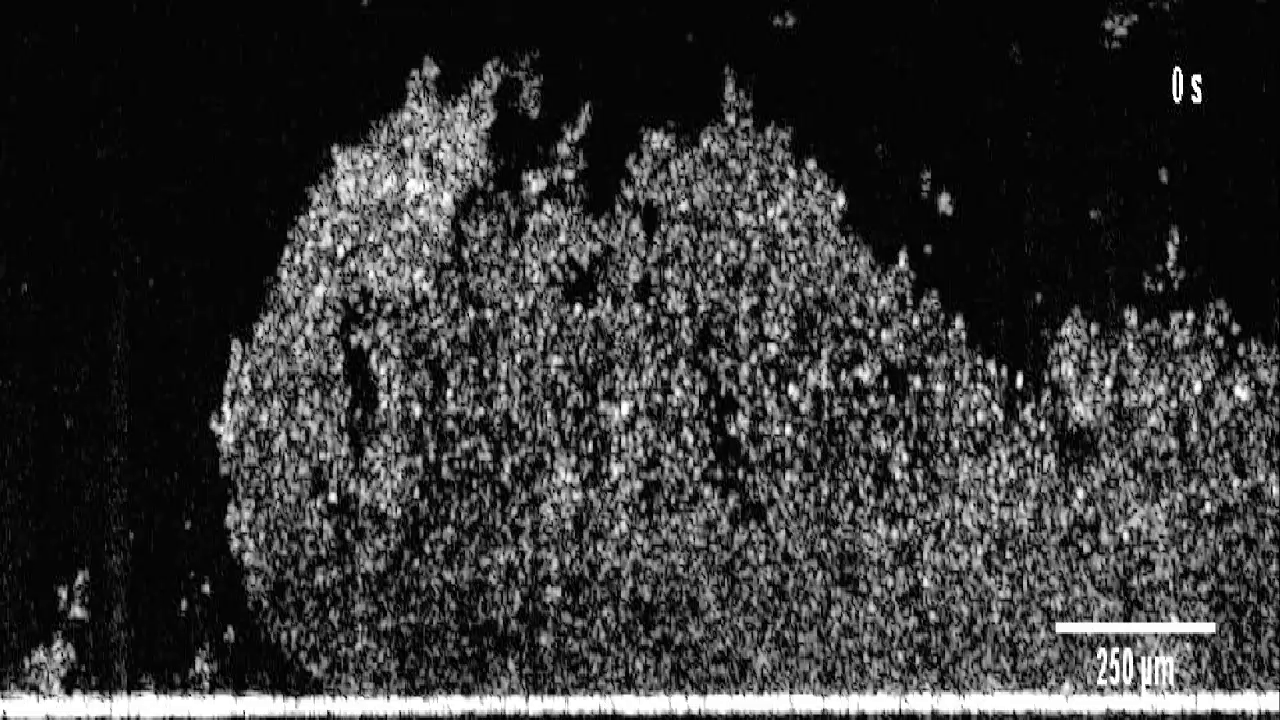
#> input picture frame 0 of examples/biofilms/benchmarks/blauert/biofilm_preprocessing/1-s2.0-S0043135418307000-mmc1.mp4, 1280 x 720 px, given in place of bit27491-sup-0003-si_v3.avi, which was not available
$ python extract_polygon_from_video_s3.py
#> lines starting #> are read from the running program, lines starting #| are printed output that depends on the picture; after the words box and inside, x2 and y2 are one past the last pixel; in counts of white or black regions, pixels touching at a corner belong together; pictures that were not available may be replaced by others from this repository, and a replacement may not be noted
"""
Extract an initial biofilm geometry polygon from Li et al. Video S3 (simulated synthetic deformation).

This script reads a frame from `additional_data/bit27491-sup-0003-si_v3.avi`, segments the
red boundary curve, maps pixel coordinates to the plot's mm coordinates using detected
axis tick marks, and writes a polygon CSV (x,y).

The output polygon can be used with the one-domain benchmark driver:
  `lie_synthetic_deformation_one_domain.py --alpha0-kind polygon --alpha0-file ...`
"""

from __future__ import annotations

import argparse
from collections import deque
from pathlib import Path

import cv2
import numpy as np

try:
    from shapely.geometry import LineString  # type: ignore
except Exception:  # pragma: no cover
    LineString = None  # type: ignore[assignment]


def _read_video_frame(video_path: Path, *, frame: int) -> np.ndarray:
    cap = cv2.VideoCapture(str(video_path))
    if not cap.isOpened():
        raise RuntimeError(f"Failed to open video: {str(video_path)}")
    try:
        cap.set(cv2.CAP_PROP_POS_FRAMES, int(frame))
        ok, img = cap.read()
    finally:
        cap.release()
    if not ok or img is None:
        raise RuntimeError(f"Failed to read frame={int(frame)} from {str(video_path)}")
    return img


def _detect_axes_box(img_bgr: np.ndarray, *, gray_thresh: int = 80, frac: float = 0.5) -> tuple[int, int, int, int]:
    """
    Detect the axis-aligned plot box by finding rows/cols containing a long dark border.

    Returns (x0, x1, y0, y1) in pixel coordinates, inclusive.
    """
    gray = cv2.cvtColor(img_bgr, cv2.COLOR_BGR2GRAY)
    dark = gray < int(gray_thresh)
    h, w = dark.shape
    row_counts = dark.sum(axis=1)
    col_counts = dark.sum(axis=0)
    rows = np.where(row_counts > float(frac) * float(w))[0]
    cols = np.where(col_counts > float(frac) * float(h))[0]
    if rows.size == 0 or cols.size == 0:
        # Fallback: no detection.
        return 0, w - 1, 0, h - 1
    y0 = int(rows.min())
    y1 = int(rows.max())
    x0 = int(cols.min())
    x1 = int(cols.max())
    return x0, x1, y0, y1


def _red_dominance_mask(
    img_bgr: np.ndarray,
    *,
    rd_thresh: int = 20,
    r_min: int = 120,
    dilate_iters: int = 0,
    close_iters: int = 2,
    kernel_size: int = 3,
) -> np.ndarray:
    b, g, r = cv2.split(img_bgr)
    rd = r.astype(np.int16) - np.maximum(g, b).astype(np.int16)
    mask = ((rd > int(rd_thresh)) & (r > int(r_min))).astype(np.uint8) * 255
    ksz = int(kernel_size)
    if dilate_iters > 0 and ksz >= 3:
        kernel = cv2.getStructuringElement(cv2.MORPH_ELLIPSE, (ksz, ksz))
        mask = cv2.dilate(mask, kernel, iterations=int(dilate_iters))
    if close_iters > 0 and ksz >= 3:
        kernel = cv2.getStructuringElement(cv2.MORPH_ELLIPSE, (ksz, ksz))
        mask = cv2.morphologyEx(mask, cv2.MORPH_CLOSE, kernel, iterations=int(close_iters))
    return mask


def _largest_component(mask_u8: np.ndarray) -> np.ndarray:
    n, labels, stats, _ = cv2.connectedComponentsWithStats(mask_u8, connectivity=8)
    if n <= 1:
        raise RuntimeError("No connected components found in mask.")
    areas = stats[1:, cv2.CC_STAT_AREA]
    idx = 1 + int(np.argmax(areas))
    out = (labels == idx).astype(np.uint8) * 255
    return out


def _peak_centers_1d(
    profile: np.ndarray,
    *,
    smooth_win: int = 11,
    min_percentile: float = 95.0,
    cluster_gap: int = 15,
) -> list[int]:
    p = np.asarray(profile, dtype=float).ravel()
    if p.size < 3:
        return []
    if smooth_win and int(smooth_win) > 1:
        k = int(smooth_win)
        kernel = np.ones(k, dtype=float) / float(k)
        p = np.convolve(p, kernel, mode="same")

    # Local maxima with positive magnitude.
    peaks = np.where((p[1:-1] > p[:-2]) & (p[1:-1] >= p[2:]) & (p[1:-1] > 0.0))[0] + 1
    if peaks.size == 0:
        return []
    vals = p[peaks]
    thresh = float(np.percentile(vals, float(min_percentile)))
    peaks = peaks[vals >= thresh]
    if peaks.size == 0:
        return []

    peaks = np.sort(peaks)
    clusters: list[list[int]] = []
    for pi in peaks:
        pi = int(pi)
        if not clusters or (pi - clusters[-1][-1]) > int(cluster_gap):
            clusters.append([pi])
        else:
            clusters[-1].append(pi)
    centers = [int(round(float(np.mean(c)))) for c in clusters]
    return sorted(centers)


def _detect_x_ticks(dark_mask: np.ndarray, *, band_h: int = 60, border_trim: int = 5) -> list[int]:
    H, W = dark_mask.shape
    m = dark_mask.copy()
    m[: max(0, H - int(band_h)), :] = 0
    m[max(0, H - int(border_trim)) :, :] = 0  # remove bottom border line
    m[:, : int(border_trim)] = 0
    m[:, max(0, W - int(border_trim)) :] = 0
    col_sum = m.sum(axis=0)
    return _peak_centers_1d(col_sum)


def _detect_y_ticks(dark_mask: np.ndarray, *, band_w: int = 60, border_trim: int = 5) -> list[int]:
    H, W = dark_mask.shape
    m = dark_mask.copy()
    m[:, int(band_w) :] = 0
    m[:, : int(border_trim)] = 0  # remove left border line
    m[: int(border_trim), :] = 0
    m[max(0, H - int(border_trim)) :, :] = 0
    row_sum = m.sum(axis=1)
    return _peak_centers_1d(row_sum)


def _fit_affine(px: list[int], values: list[float]) -> tuple[float, float]:
    x = np.asarray(px, dtype=float).ravel()
    y = np.asarray(values, dtype=float).ravel()
    if x.size != y.size or x.size < 2:
        raise ValueError("Need at least 2 (px,value) pairs to fit an affine map.")
    A = np.column_stack([x, np.ones_like(x)])
    sol, *_ = np.linalg.lstsq(A, y, rcond=None)
    a, b = sol
    return float(a), float(b)


# [82 lines left out: functions _endpoints_on_bottom, _bfs_path, _simplify_polyline, not called in this run]


def main() -> None:
    ap = argparse.ArgumentParser(description="Extract biofilm polygon from Video S3 (simulated synthetic deformation).")
    ap.add_argument(
        "--video",
        type=str,
        default="examples/biofilms/benchmarks/lie/additional_data/bit27491-sup-0003-si_v3.avi",
        help="Path to Video S3 AVI.",
    )
    ap.add_argument("--frame", type=int, default=0, help="Frame index (0-based).")
    ap.add_argument("--out-csv", type=str, default="examples/biofilms/benchmarks/lie/biofilm_v3_frame0_polygon_mm.csv")
    ap.add_argument("--debug-dir", type=str, default="out/_lie_extract")

    # Axis detection + mapping defaults for the provided Video S3 plot.
    ap.add_argument("--gray-thresh", type=int, default=80, help="Threshold for dark pixel detection in grayscale.")
    ap.add_argument("--axes-frac", type=float, default=0.5, help="Fraction of width/height to detect the plot border.")
    ap.add_argument("--x-tick-start", type=float, default=4.0, help="x tick value at the leftmost detected x tick [mm].")
    ap.add_argument("--x-tick-step", type=float, default=0.5, help="x tick increment [mm].")
    ap.add_argument("--y-tick-top", type=float, default=3.2, help="y tick value at the topmost detected y tick [mm].")
    ap.add_argument("--y-tick-step", type=float, default=-0.2, help="y tick increment (negative downward) [mm].")

    # Red segmentation
    ap.add_argument("--rd-thresh", type=int, default=20, help="Red dominance threshold.")
    ap.add_argument("--r-min", type=int, default=120, help="Minimum red channel value.")
    ap.add_argument("--close-iters", type=int, default=2, help="Morphological close iterations.")
    ap.add_argument("--kernel-size", type=int, default=3, help="Morphological kernel size.")
    ap.add_argument("--dilate-iters", type=int, default=1, help="Morphological dilation iterations (helps connect the full curve).")

    # Path + output
    ap.add_argument("--endpoint-band", type=int, default=10, help="Bottom band (px) for endpoint detection.")
    ap.add_argument("--simplify-eps-px", type=float, default=2.0, help="Polyline simplification tolerance [px].")
    ap.add_argument("--output-units", type=str, default="mm", choices=("mm", "m"))

    args = ap.parse_args()

    video_path = Path(str(args.video))
    out_csv = Path(str(args.out_csv))
    debug_dir = Path(str(args.debug_dir))
    debug_dir.mkdir(parents=True, exist_ok=True)

    img = _read_video_frame(video_path, frame=int(args.frame))
#> in _read_video_frame, img is the input picture: shape (720, 1280, 3); min 0, max 255, mean 52.9
    cv2.imwrite(str(debug_dir / "frame.png"), img)

    x0, x1, y0, y1 = _detect_axes_box(img, gray_thresh=int(args.gray_thresh), frac=float(args.axes_frac))
#> in _detect_axes_box, `dark = gray < int(gray_thresh)`:
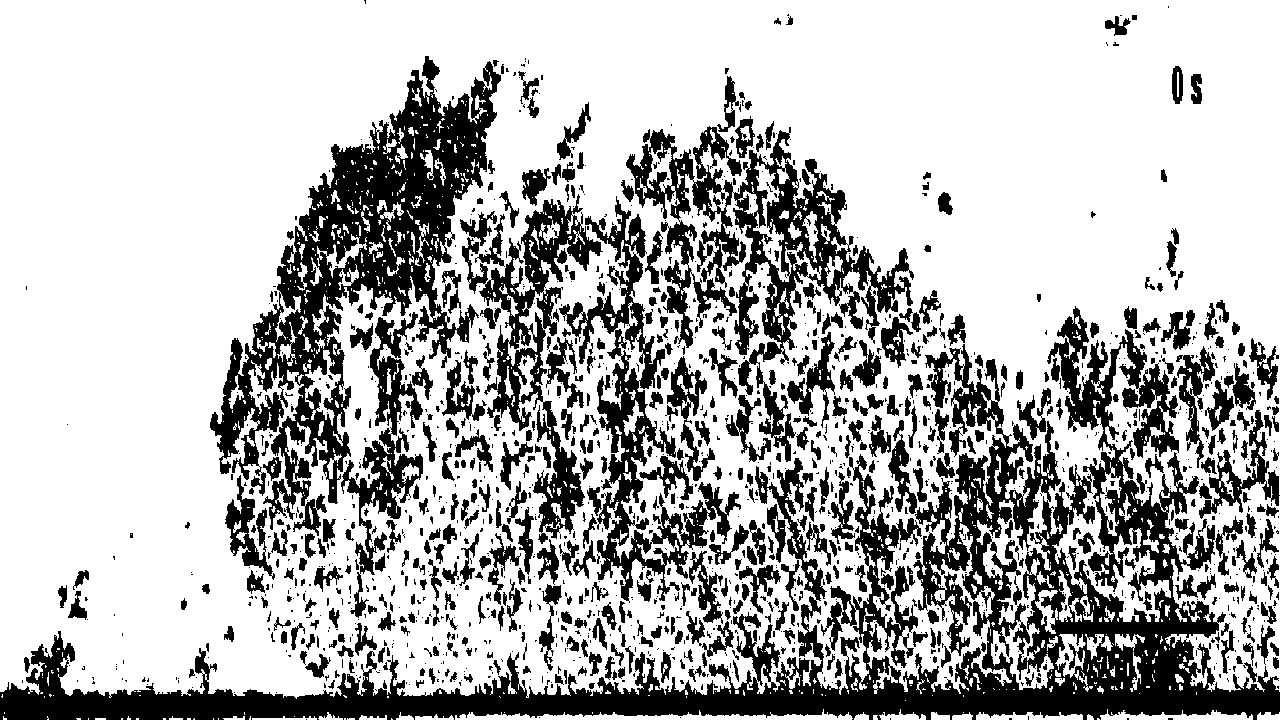
#> dark: shape (720, 1280) bool; 71.2% white; 1591 black regions (1043 under 20 px), largest, box (x1, y1, x2, y2) and area: (0, 306, 1280, 720) 95300, (210, 56, 501, 536) 40190, (626, 126, 914, 462) 23040
#> in _detect_axes_box, `row_counts = dark.sum(axis=1)`: row_counts = 720 values, max 1280 at index 4, min 0 at index 699, mean 911.4
#> in _detect_axes_box, `col_counts = dark.sum(axis=0)`: col_counts = 1280 values, max 699 at index 128, min 294 at index 392, mean 512.7
#> in _detect_axes_box, `rows = np.where(row_counts > float(frac) * float(w))[0]`: rows = 695 values from 0 to 719
#> in _detect_axes_box, `cols = np.where(col_counts > float(frac) * float(h))[0]`: cols = 1264 values from 0 to 1279
#> in _detect_axes_box, `y0 = int(rows.min())`: y0 = 0
#> in _detect_axes_box, `y1 = int(rows.max())`: y1 = 719
#> in _detect_axes_box, `x0 = int(cols.min())`: x0 = 0
#> in _detect_axes_box, `x1 = int(cols.max())`: x1 = 1279
#> x0 = 0; x1 = 1279; y0 = 0; y1 = 719
    crop = img[y0 : y1 + 1, x0 : x1 + 1]
    cv2.imwrite(str(debug_dir / "axes_crop.png"), crop)

    # Coordinate mapping from ticks (in crop coords).
    gray = cv2.cvtColor(crop, cv2.COLOR_BGR2GRAY)
    dark = (gray < int(args.gray_thresh)).astype(np.uint8)
    x_ticks = _detect_x_ticks(dark)
#> in _detect_x_ticks, `m[max(0, H - int(border_trim)) :, :] = 0`:
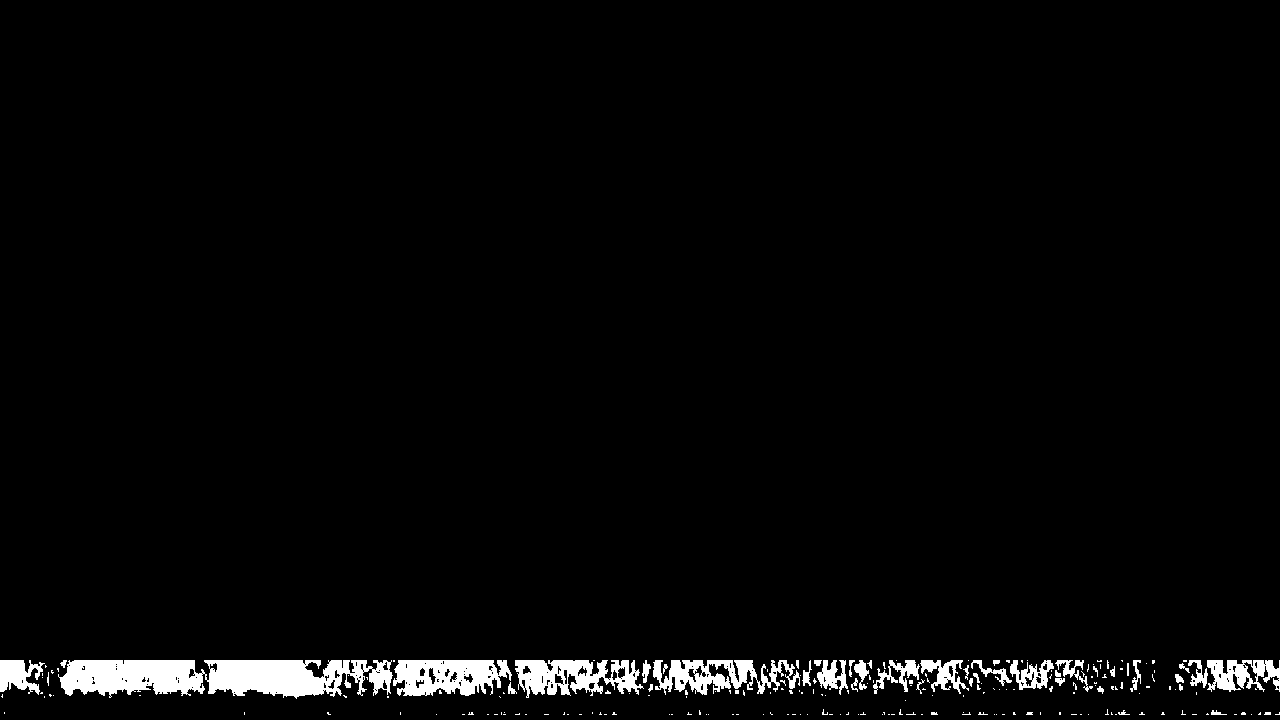
#> m: shape (720, 1280); values 0 (black) and 1 (white), 2.8% white; 217 white regions (174 under 20 px), largest, box (x1, y1, x2, y2) and area: (58, 660, 393, 699) 9351, (393, 660, 512, 696) 3087, (515, 660, 644, 698) 2895
#> in _detect_x_ticks, `col_sum = m.sum(axis=0)`: col_sum = 1280 values, max 39 at index 296, min 0 at index 0, mean 20.15
#> in _peak_centers_1d, `p = np.asarray(profile, dtype=float).ravel()`: p has the same summary as col_sum in _detect_x_ticks
#> in _peak_centers_1d, `p = np.convolve(p, kernel, mode="same")`: p = 1280 values, max 36.73 at index 293, min 0.727 at index 1160, mean 20.15
#> in _peak_centers_1d, `peaks = np.where((p[1:-1] > p[:-2]) & (p[1:-1] >= p[2:]) & (p[1:-1] > ..`: peaks = 147 values from 10 to 1262
#> in _peak_centers_1d, `vals = p[peaks]`: vals = 147 values, max 36.73 at index 23, min 1.45 at index 134, mean 20.89
#> in _peak_centers_1d, `thresh = float(np.percentile(vals, float(min_percentile)))`: thresh = 34.34
#> in _peak_centers_1d, `peaks = peaks[vals >= thresh]`: peaks = [106, 239, 275, 278, 288, 291, 293, 410]
#> the loop in _peak_centers_1d, `for pi in peaks:` made 8 passes
#> pi on passes 1 to 8: 106, 239, 275, 278, 288, 291, 293, 410
#> after the loop in _peak_centers_1d, `for pi in peaks:`: clusters = [[106], [239], [275, 278, 288, 291, 293], [410]]
#> in _peak_centers_1d, `centers = [int(round(float(np.mean(c)))) for c in clusters]`: centers = [106, 239, 285, 410]
#> x_ticks = [106, 239, 285, 410]
    y_ticks = _detect_y_ticks(dark)
#> in _detect_y_ticks, `m[:, int(band_w) :] = 0`:
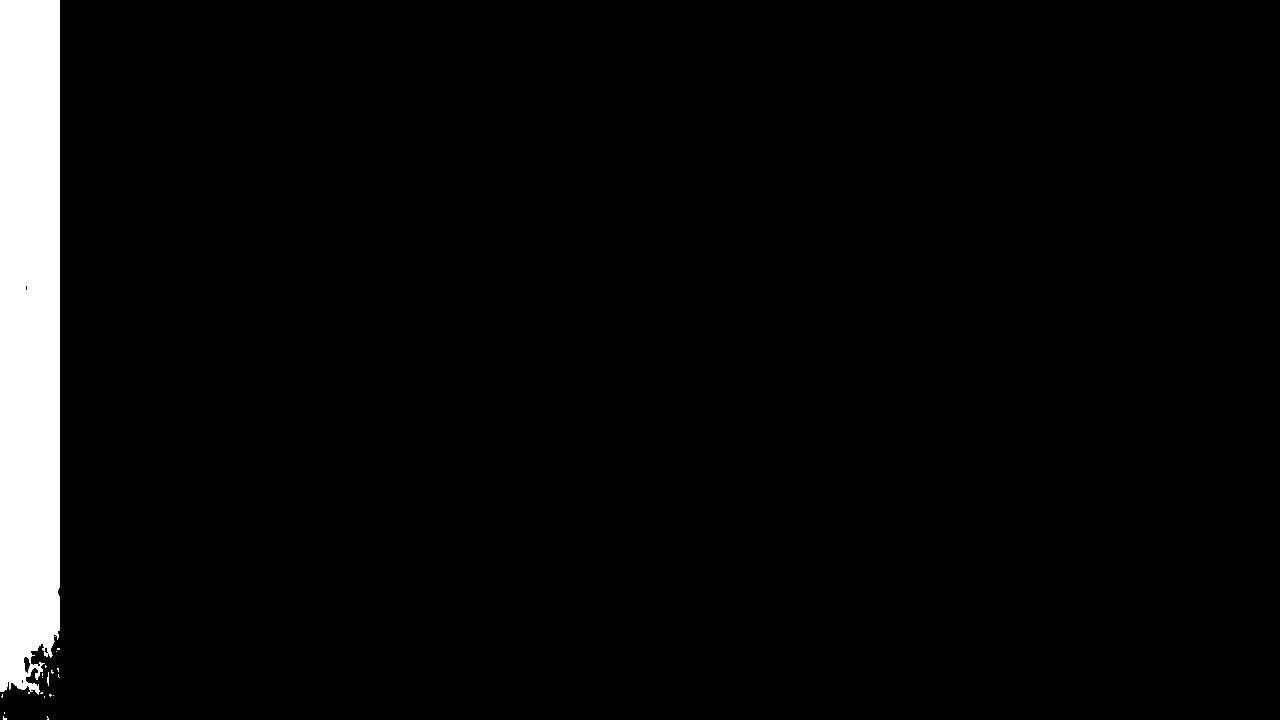
#> m: shape (720, 1280); values 0 (black) and 1 (white), 4.4% white; 18 white regions (16 under 20 px), largest, box (x1, y1, x2, y2) and area: (0, 0, 60, 695) 40192, (47, 672, 49, 686) 20
#> in _detect_y_ticks, `m[:, : int(border_trim)] = 0`:
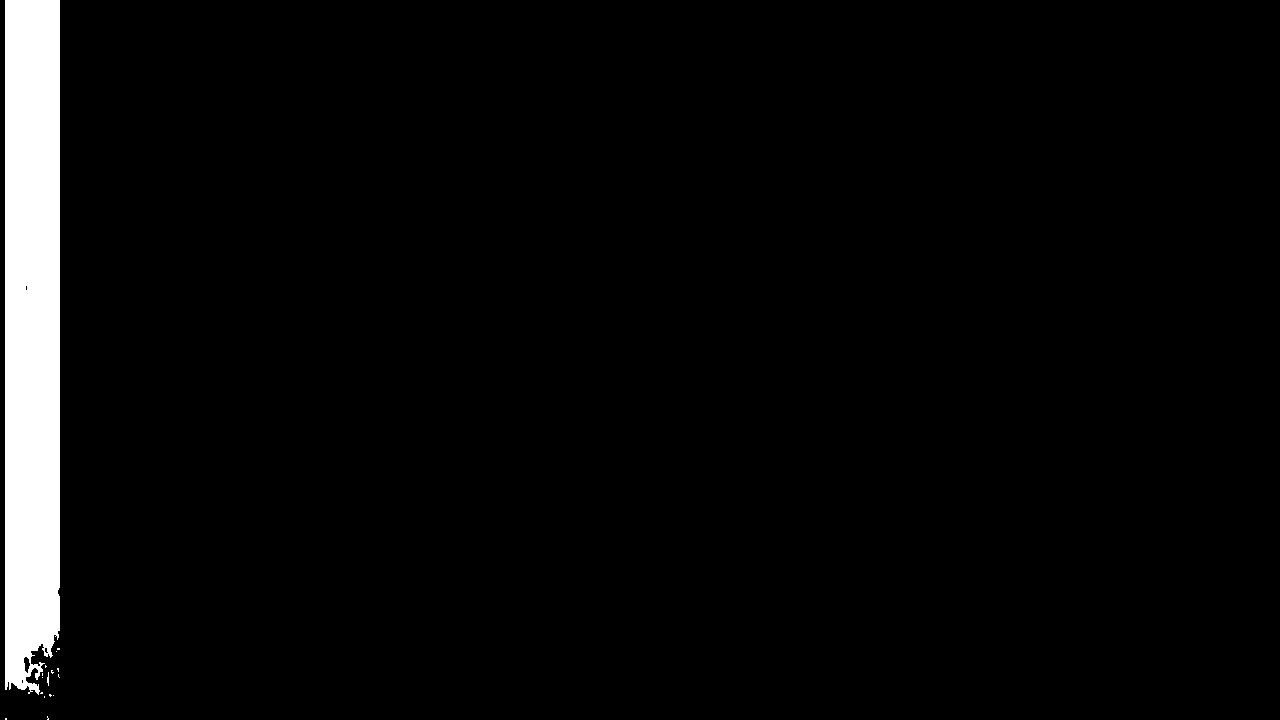
#> m: shape (720, 1280); values 0 (black) and 1 (white), 4% white; 16 white regions (14 under 20 px), largest, box (x1, y1, x2, y2) and area: (5, 0, 60, 695) 36733, (47, 672, 49, 686) 20
#> in _detect_y_ticks, `row_sum = m.sum(axis=1)`: row_sum = 720 values, max 55 at index 5, min 0 at index 0, mean 50.73
#> the loop in _peak_centers_1d (call 2), `for pi in peaks:` made 3 passes
#> pi on passes 1 to 3: 10, 295, 601
#> y_ticks = [10, 295, 601]
    if len(x_ticks) < 2 or len(y_ticks) < 2:
        raise RuntimeError(f"Tick detection failed (x_ticks={len(x_ticks)}, y_ticks={len(y_ticks)}).")

    x_ticks = sorted(x_ticks)
    y_ticks = sorted(y_ticks)  # y increases downward in pixel coords (topmost first)

    x_vals = [float(args.x_tick_start) + float(args.x_tick_step) * i for i in range(len(x_ticks))]
#> x_vals = [4, 4.5, 5, 5.5]
    y_vals = [float(args.y_tick_top) + float(args.y_tick_step) * i for i in range(len(y_ticks))]
#> y_vals = [3.2, 3, 2.8]

    ax, bx = _fit_affine(x_ticks, x_vals)
#> in _fit_affine, `x = np.asarray(px, dtype=float).ravel()`: x = [106, 239, 285, 410]
#> in _fit_affine, `y = np.asarray(values, dtype=float).ravel()`: y = [4, 4.5, 5, 5.5]
#> in _fit_affine, `A = np.column_stack([x, np.ones_like(x)])`: A = [[106, 1], [239, 1], [285, 1], [410, 1]]
#> in _fit_affine, `sol, *_ = np.linalg.lstsq(A, y, rcond=None)`: sol = [0.00507, 3.43]
#> in _fit_affine, `a, b = sol`: a = 0.00507; b = 3.43
#> ax = 0.00507; bx = 3.43
    ay, by = _fit_affine(y_ticks, y_vals)
#> ay = -0.000677; by = 3.2

    # Segment the red curve.
    red = _red_dominance_mask(
        crop,
        rd_thresh=int(args.rd_thresh),
        r_min=int(args.r_min),
        dilate_iters=int(args.dilate_iters),
        close_iters=int(args.close_iters),
        kernel_size=int(args.kernel_size),
    )
    cv2.imwrite(str(debug_dir / "red_mask.png"), red)
    red_l = _largest_component(red)
#> in _largest_component, `n, labels, stats, _ = cv2.connectedComponentsWithStats(mask_u8, connec..`: n = 1; stats = [[0, 0, 1280, 720, 921600]]
    cv2.imwrite(str(debug_dir / "red_mask_largest.png"), red_l)

    left_px, right_px = _endpoints_on_bottom(red_l, band=int(args.endpoint_band))
    path_px = _bfs_path(red_l, left_px, right_px)  # (N,2) (x,y) in crop coords
    path_px = _simplify_polyline(path_px, eps=float(args.simplify_eps_px))

    # Map to mm coordinates.
    x_mm = ax * path_px[:, 0] + bx
    y_mm = ay * path_px[:, 1] + by
    path_mm = np.column_stack([x_mm, y_mm]).astype(float)

    # Close on a straight base segment.
    base_y = float(min(path_mm[0, 1], path_mm[-1, 1]))
    path_mm[0, 1] = base_y
    path_mm[-1, 1] = base_y
    poly = np.vstack([path_mm, path_mm[0]])

    if str(args.output_units).lower() == "m":
        poly = 1.0e-3 * poly

    out_csv.parent.mkdir(parents=True, exist_ok=True)
    header = "x_mm,y_mm" if str(args.output_units).lower() == "mm" else "x_m,y_m"
    np.savetxt(str(out_csv), poly, delimiter=",", header=header, comments="")

    # Debug overlay
    overlay = crop.copy()
    # Draw the path in pixel space (polyline on crop).
    pts = np.round(path_px).astype(np.int32).reshape(-1, 1, 2)
    cv2.polylines(overlay, [pts], isClosed=False, color=(0, 255, 0), thickness=2)
    cv2.circle(overlay, left_px, 6, (255, 0, 0), -1)
    cv2.circle(overlay, right_px, 6, (0, 0, 255), -1)
    cv2.imwrite(str(debug_dir / "overlay_path.png"), overlay)

    print(f"[ok] wrote polygon: {str(out_csv)}")
    print(f"[ok] debug outputs: {str(debug_dir)}")
    print(f"[map] x_mm = {ax:.6g} * x_px + {bx:.6g}")
    print(f"[map] y_mm = {ay:.6g} * y_px + {by:.6g}")
    print(f"[ticks] x_ticks_px={x_ticks}, x_vals_mm={x_vals}")
    print(f"[ticks] y_ticks_px={y_ticks}, y_vals_mm={y_vals}")


if __name__ == "__main__":
#> (the run stopped early here; a loop or call above may not have finished)
